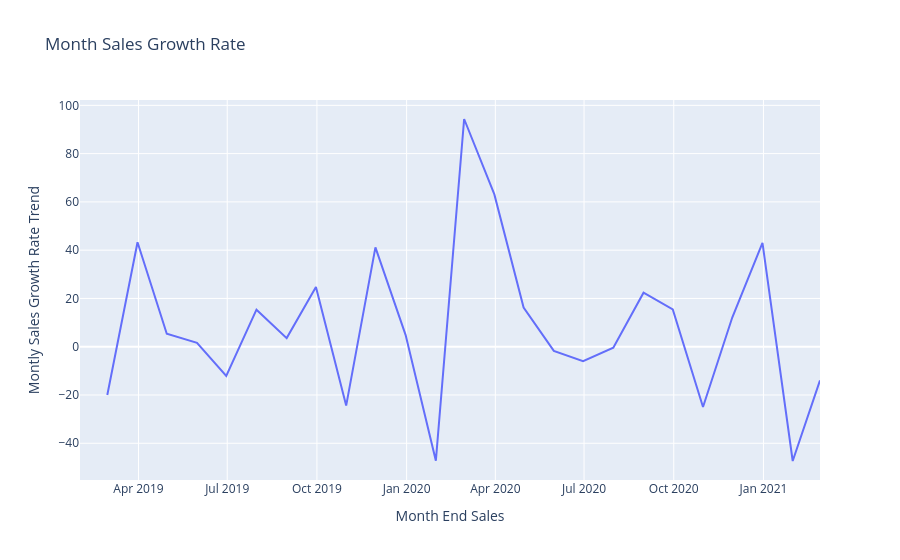

The cell this chart's notebook holds for it:
### Code cell
fig = px.line(data_frame=monthly_sales, x='PURCHASE_TS', y='GROWTH_RATE',
              labels={'PURCHASE_TS' : 'Month End Sales',
                      'GROWTH_RATE' : 'Montly Sales Growth Rate Trend'},
              title='Month Sales Growth Rate')
fig.show()

### Figure 1 — Plotly figure (JSON) as saved in the notebook; plotly's stock layout.template omitted (floating-point values rounded to 4 significant figures)
{"data": [{"hovertemplate": "Month End Sales=%{x}<br>Montly Sales Growth Rate Trend=%{y}<extra></extra>", "legendgroup": "", "line": {"color": "#636efa", "dash": "solid"}, "marker": {"symbol": "circle"}, "mode": "lines", "name": "", "orientation": "v", "showlegend": false, "type": "scatter", "x": ["2019-01-31T00:00:00.000000000", "2019-02-28T00:00:00.000000000", "2019-03-31T00:00:00.000000000", "2019-04-30T00:00:00.000000000", "2019-05-31T00:00:00.000000000", "2019-06-30T00:00:00.000000000", "2019-07-31T00:00:00.000000000", "2019-08-31T00:00:00.000000000", "2019-09-30T00:00:00.000000000", "2019-10-31T00:00:00.000000000", "2019-11-30T00:00:00.000000000", "2019-12-31T00:00:00.000000000", "2020-01-31T00:00:00.000000000", "2020-02-29T00:00:00.000000000", "2020-03-31T00:00:00.000000000", "2020-04-30T00:00:00.000000000", "2020-05-31T00:00:00.000000000", "2020-06-30T00:00:00.000000000", "2020-07-31T00:00:00.000000000", "2020-08-31T00:00:00.000000000", "2020-09-30T00:00:00.000000000", "2020-10-31T00:00:00.000000000", "2020-11-30T00:00:00.000000000", "2020-12-31T00:00:00.000000000", "2021-01-31T00:00:00.000000000", "2021-02-28T00:00:00.000000000"], "xaxis": "x", "y": [NaN, -20.0, 43.3, 5.395, 1.621, -12.1, 15.35, 3.564, 24.72, -24.39, 41.17, 4.832, -47.22, 94.34, 63.1, 16.23, -1.718, -6.012, -0.386, 22.37, 15.42, -25.0, 12.1, 43.02, -47.35, -13.96], "yaxis": "y"}], "layout": {"legend": {"tracegroupgap": 0}, "title": {"text": "Month Sales Growth Rate"}, "xaxis": {"anchor": "y", "domain": [0, 1], "title": {"text": "Month End Sales"}}, "yaxis": {"anchor": "x", "domain": [0, 1], "title": {"text": "Montly Sales Growth Rate Trend"}}}}
